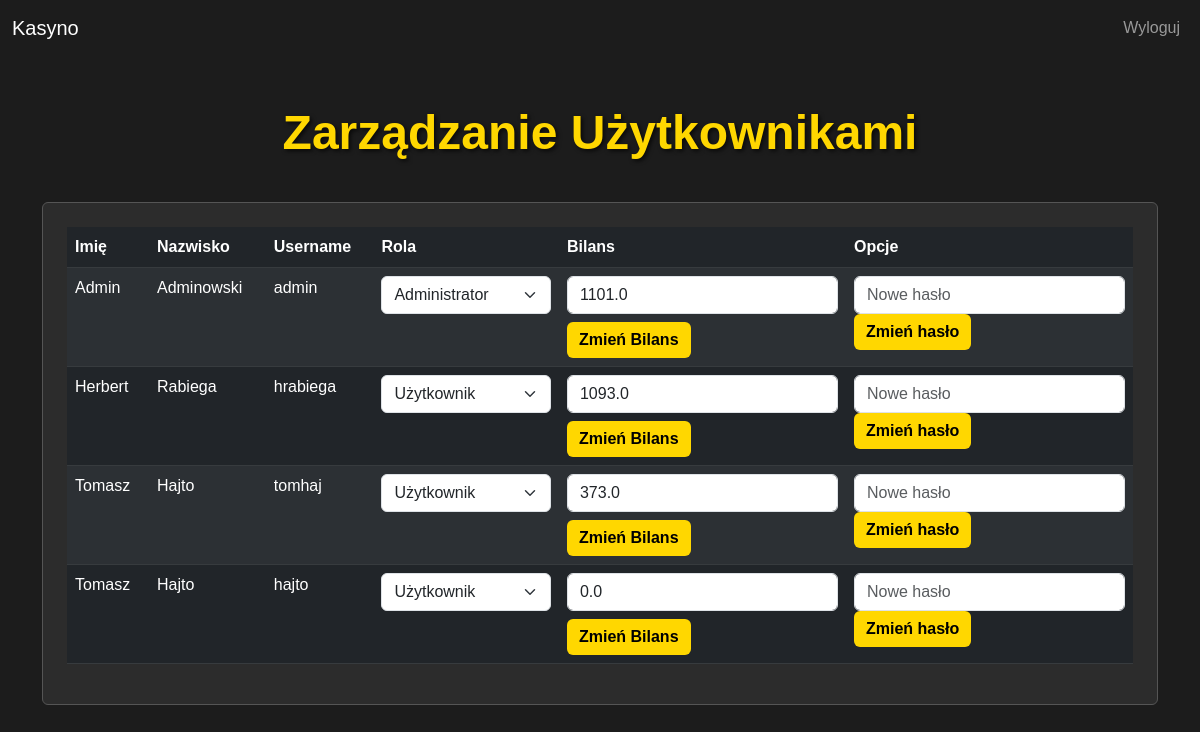
The app's page /admin_users, older data.
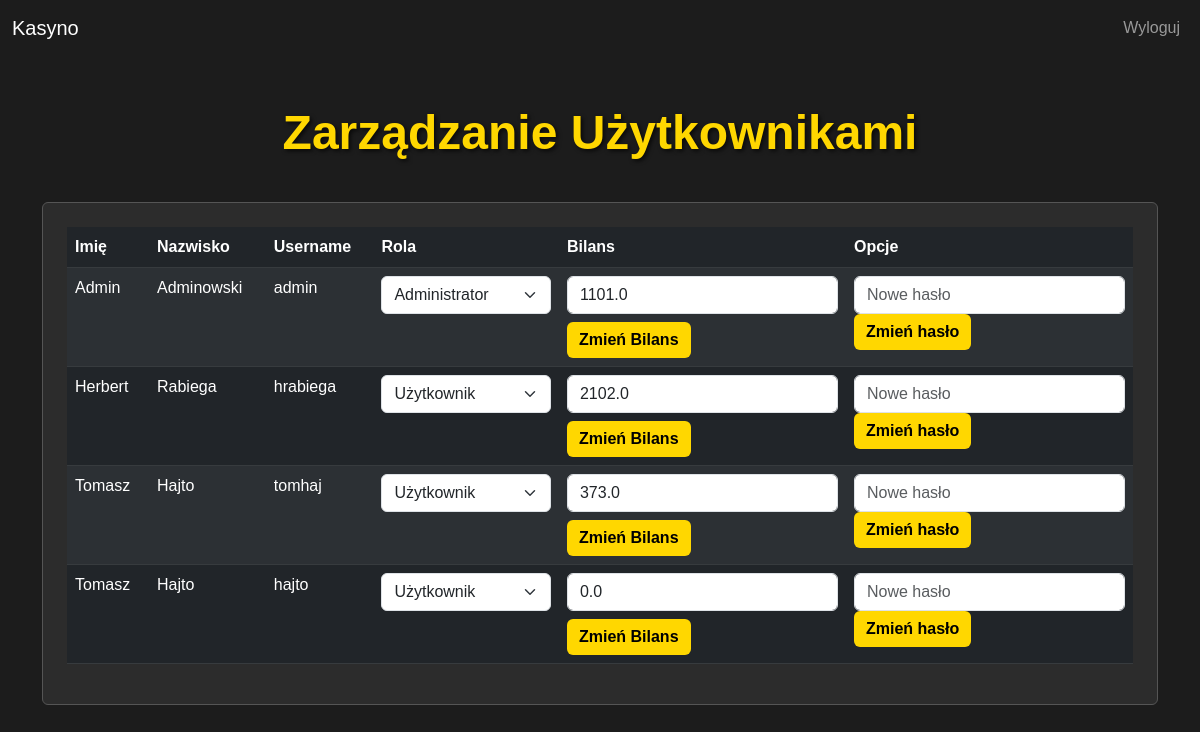
The same page, newer data.
### main.py (models this page shows)
class User(db.Model):
    id = db.Column(db.Integer, primary_key=True)
    first_name = db.Column(db.String(100), nullable=False)
    last_name = db.Column(db.String(100), nullable=False)
    username = db.Column(db.String(50), unique=True, nullable=False)
    password = db.Column(db.String(50), nullable=False)
    balance = db.Column(db.Float, default=0.0)
    birth_date = db.Column(db.Date, nullable=False)
    role = db.Column(db.String(10), default='user')  # user or admin

### main.py (the view)
@app.route('/admin_users')
def admin_users():
    users = User.query.all()
    return render_template('admin_users.html', users=users)

### main.py (called while the page is built, shortened)
@app.before_request
def setup_database():
    db.create_all()

### templates/admin_users.html (shortened to what this page needs)
<!DOCTYPE html>
<html lang="en">
<head>
    <link href="https://cdn.jsdelivr.net/npm/bootstrap@5.3.0-alpha1/dist/css/bootstrap.min.css" rel="stylesheet">
</head>
<body>
    <nav class="navbar navbar-expand-lg navbar-dark">
        <div class="container-fluid">
            <a class="navbar-brand" href="/casino">Kasyno</a>
            <ul class="navbar-nav ms-auto">
                <li class="nav-item">
                    <a class="nav-link" href="/logout">Wyloguj</a>
                </li>
            </ul>
        </div>
    </nav>
    <div class="container mt-5">
        <h1 class="text-center">Zarządzanie Użytkownikami</h1>
        <div class="card p-4">
            <table class="table table-dark table-striped">
                <thead>
                    <tr>
                        <th>Imię</th>
                        <th>Nazwisko</th>
                        <th>Username</th>
                        <th>Rola</th>
                        <th>Bilans</th>
                        <th>Opcje</th>
                    </tr>
                </thead>
                <tbody>
                    {% for user in users %}
                    <tr>
                        <td>{{ user.first_name }}</td>
                        <td>{{ user.last_name }}</td>
                        <td>{{ user.username }}</td>
                        <td>
                            <form action="/change_role/{{ user.id }}" method="POST">
                                <select name="role" class="form-select" onchange="this.form.submit()">
                                    <option value="user" {% if user.role == 'user' %} selected {% endif %}>Użytkownik</option>
                                    <option value="admin" {% if user.role == 'admin' %} selected {% endif %}>Administrator</option>
                                </select>
                            </form>
                        </td>
                        <td>
                            <form action="/change_balance/{{ user.id }}" method="POST">
                                <input type="number" class="form-control" name="balance" value="{{ user.balance }}" step="0.01" min="0" required>
                                <button type="submit" class="btn btn-primary mt-2">Zmień Bilans</button>
                            </form>
                        </td>
                        <td>
                            <form action="{{ url_for('change_password_user', user_id=user.id) }}" method="POST">
                                <input type="password" name="new_password" class="form-control" required placeholder="Nowe hasło">
                                <button type="submit" class="btn btn-primary">Zmień hasło</button>
                            </form>
                        </td>
                    </tr>
                    {% endfor %}
                </tbody>
            </table>
        </div>
    </div>
</body>
</html>

### templates/admin_users.html (style rules this page uses)
body { background-color: #1c1c1c; color: #f5f5f5; font-family: 'Arial', sans-serif; }
h1 { color: gold; text-shadow: 2px 2px 4px rgba(0, 0, 0, 0.7); font-size: 48px; font-weight: bold; margin-bottom: 40px; }
.card { background-color: #2c2c2c; border: 1px solid #555; }
.table thead { background-color: #333; }
.btn-primary { background-color: gold; border: none; color: black; font-weight: bold; }

Row changes from the older to the newer data that the page shows:
changed User "Herbert": balance "1093.0" → "2102.0"
